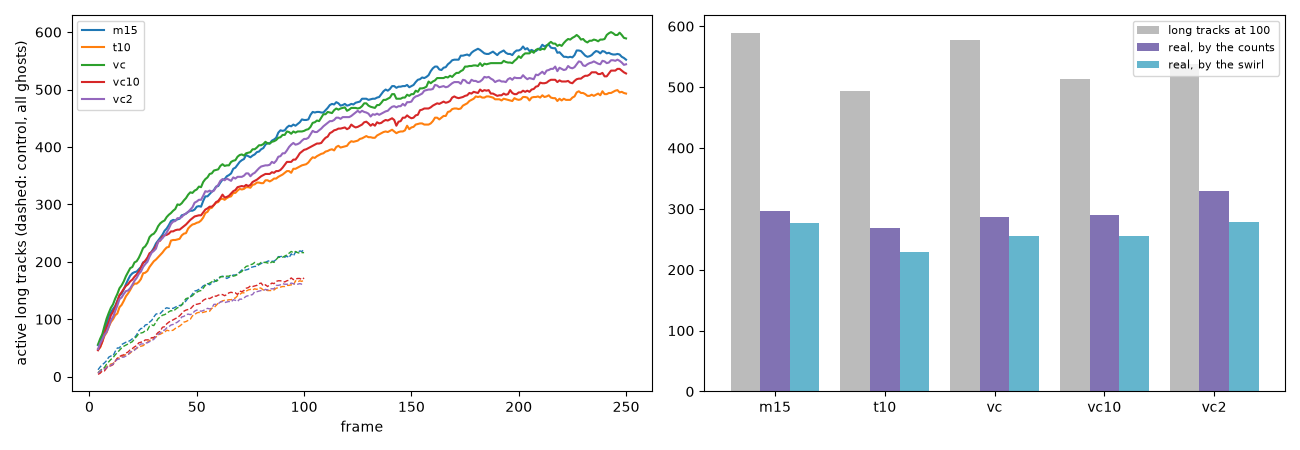

Python code for this plot:
"""V3 and M2 (plan, section 3): T1's runs compared end to end, as the study's r1_t1_rerun.py compares them.

    python v3_compare.py LABEL=FINAL,CONTROL,GATHER [...] [--ref m15] [--name v3_compare]

Each variant: its final run (frames 0-250) and control (0-100, cam2 100 steps later: every track a ghost) in the case's
data/runs/, and a gather.py of its final run on its own frames (every 5th frame, depths).  T1 has no truth, so:
  - the logs: detections per frame (IPR's first loop), active long tracks per frame in the final and the control;
  - T1-e's counts estimate of the ghost share at frame 100 (the control's active long tracks over the final's), and its
    swirl estimate (the share of long tracks at frame 100 whose mean |v_r| / |v| exceeds 0.3, over the control's);
    both read 2-3x the truth on the study's synthetic cases, so they are compared between runs; the counts estimate
    follows the true gain there (the study's section 7);
  - the real long tracks at frame 100 (>= 4 frames) these leave, and the whole run's long tracks and points;
  - recurrence against the reference run: a track recurs when at least half its points have one of the other run's
    long-track points within 0.1 mm at the same frame (ghosts are reshuffled by any change, real particles are not);
  - the tracks' quality on the gathered frames (the detections within 3 px of the tracks' projections, both cameras):
    the residuals du, dv (robust SD and RMS), the offset across the epipolar curve (median, robust SD, RMS), the share
    of the tracks' points with both detections; the widths against S2's model (|measured - predicted| 68 %); the flow
    (speed, the second difference over the step, lengths).
Writes <name>_out.txt, .json and <name>.png.
"""
from __future__ import annotations

import argparse
import os
import sys

import numpy as np

import selfcal as sc

sys.path.insert(0, sc.STUDY)
from r1_t1_rerun import cut, frame_log, recurrence  # noqa: E402  (the study's functions)
from t1e_ghost_control import swirl  # noqa: E402  (the case's)

CUT = 100
STEP_S = 4 / 4000.0


def track_quality(gname, model):
    recs = sc.load_gather(gname)
    fd = sc.fitdata(recs, sc.R_PAIR)
    n_all = sum(len(g["X"]) for g in recs)
    m = [((g["pair"] >= 0) & (g["pair_dist"] <= sc.R_PAIR)).all(axis=1) & np.all(np.isfinite(g["J"].reshape(len(g["X"]), -1)), axis=1)
         for g in recs if len(g["X"])]
    e12 = np.concatenate([g["epi12"][mm] for g, mm in zip([g for g in recs if len(g["X"])], m)])
    rsd = lambda x: float(1.4826 * np.median(np.abs(x - np.median(x))))  # noqa: E731
    out = {"points": int(n_all), "paired_both": int(len(fd)), "paired_share": len(fd) / max(n_all, 1)}
    for c in (0, 1):
        for k, ax in ((0, "du"), (1, "dv")):
            r = fd.r[:, c, k]
            out[f"cam{c + 1}_{ax}"] = {"robust_sd": rsd(r), "rms": float(np.sqrt(np.mean(r ** 2))),
                                       "median": float(np.median(r))}
    out["epi"] = {"median": float(np.nanmedian(e12)), "robust_sd": rsd(e12[np.isfinite(e12)]),
                  "rms": float(np.sqrt(np.nanmean(e12 ** 2)))}
    # the widths against S2's model
    for c in (0, 1):
        z = np.concatenate([g[f"z_track{c}"][mm] for g, mm in zip([g for g in recs if len(g["X"])], m)])
        d = np.concatenate([g[f"det{c}"][g["pair"][mm, c]] for g, mm in zip([g for g in recs if len(g["X"])], m)])
        cm = model[c]
        ok = np.all(np.isfinite(z), axis=1)
        Lh = cm["A_mm"] * cm["f_px"] * np.abs(1 / (z[ok, 0] + cm["delta_mm"]) - 1 / cm["z_f_mm"])
        Lv = cm["A_mm"] * cm["f_px"] * np.abs(1 / (z[ok, 1] + cm["delta_mm"]) - 1 / cm["z_f_mm"])
        s0 = cm["sigma0_px"]
        wh = np.sqrt(d[ok, 2] ** 2 / 12 + d[ok, 4] ** 2) - np.sqrt(Lh ** 2 / 16 + s0 ** 2)
        wv = np.sqrt(d[ok, 3] ** 2 / 12 + d[ok, 5] ** 2) - np.sqrt(Lv ** 2 / 16 + s0 ** 2)
        out[f"cam{c + 1}_width_q68"] = [float(np.percentile(np.abs(wh), 68)), float(np.percentile(np.abs(wv), 68))]
    return out


def flow(tracks):
    lens, rough, speed = [], [], []
    for tr in tracks.values():
        if len(tr) < 5 or np.any(np.diff(tr[:, 0]) != 1):
            continue
        X = tr[:, 1:4]
        v = np.diff(X, axis=0)
        a = np.diff(X, 2, axis=0)
        lens.append(len(tr))
        speed.append(np.linalg.norm(v, axis=1))
        rough.append(np.sqrt((a ** 2).sum(axis=1).mean()) / max(np.sqrt((v ** 2).sum(axis=1).mean()), 1e-12))
    sp = np.concatenate(speed)
    return {"length_pcts": np.percentile(lens, [10, 50, 90]).tolist(), "speed_median_mm_s": float(np.median(sp) / STEP_S),
            "roughness_median": float(np.median(rough))}


def main():
    ap = argparse.ArgumentParser()
    ap.add_argument("variants", nargs="+")
    ap.add_argument("--ref", default=None, help="the label recurrence is measured against (default: the first)")
    ap.add_argument("--name", default="v3_compare")
    a = ap.parse_args()
    log = sc.Log(a.name)
    model = sc.load_json(os.path.join(sc.CASE_DATA, "T1_shape.json"))["cameras"]
    var = []
    for v in a.variants:
        label, rest = v.split("=")
        rf, rc, gname = rest.split(",")
        var.append((label, rf, rc, gname))
    ref = a.ref or var[0][0]
    res, runs = {}, {}
    for label, rf, rc, gname in var:
        df, dc = os.path.join(sc.CASE_RUNS, rf), os.path.join(sc.CASE_RUNS, rc)
        fl, cl = frame_log(os.path.join(df, "log.txt")), frame_log(os.path.join(dc, "log.txt"))
        lf = {f["frame"]: f["long"] for f in fl if f["long"] is not None}
        lc = {f["frame"]: f["long"] for f in cl if f["long"] is not None}
        det = np.array([f["det"] for f in fl if f["det"]], float)
        tf, last_f = sc.read_tracks(df)
        tc, last_c = sc.read_tracks(dc)
        tf_cut, tc_cut = cut(tf, last_c), cut(tc, last_c)
        wf, _ = swirl(tf, last_c)
        wc, _ = swirl(tc, last_c)
        sh = lambda w: float(np.mean(w[np.isfinite(w)] > 0.3))  # noqa: E731
        g_counts = lc.get(CUT, np.nan) / max(lf.get(CUT, 1), 1)
        g_swirl = sh(wf) / max(sh(wc), 1e-9)
        n100 = len(tf_cut)
        v = {"final": rf, "control": rc, "gather": gname, "frames": len(fl), "seconds_per_frame":
             float(np.mean([f["seconds"] for f in fl])), "detections_per_frame": det.mean(axis=0).round(1).tolist(),
             "active_long_100": [lf.get(CUT), lc.get(CUT)], "ghost_counts": g_counts, "ghost_swirl": g_swirl,
             "long_at_100": n100, "control_long_at_100": len(tc_cut),
             "real_at_100_counts": n100 * (1 - g_counts), "real_at_100_swirl": n100 * (1 - g_swirl),
             "long_tracks_total": len(tf), "points_total": int(sum(len(t) for t in tf.values())),
             "flow": flow(tf), "quality": track_quality(gname, model),
             "long_final_series": {str(k): x for k, x in lf.items()}, "long_control_series": {str(k): x for k, x in lc.items()}}
        res[label] = v
        runs[label] = {"cut": tf_cut, "all": tf}
        q = v["quality"]
        log(f"{label}: {rf} / {rc}; {v['frames']} frames, {v['seconds_per_frame']:.1f} s per frame; detections "
            f"{v['detections_per_frame']}")
        log(f"  active long tracks at frame {CUT}: {lf.get(CUT)} (control {lc.get(CUT)}): ghosts by the counts "
            f"{100 * g_counts:.0f} %, by the swirl {100 * g_swirl:.0f} %; long tracks at {CUT} {n100}: real "
            f"{v['real_at_100_counts']:.0f} (counts), {v['real_at_100_swirl']:.0f} (swirl); whole run {len(tf)} long "
            f"tracks, {v['points_total']} points")
        log(f"  quality: {q['paired_both']} of {q['points']} track points with both detections "
            f"({100 * q['paired_share']:.0f} %); robust SD du, dv cam1 {q['cam1_du']['robust_sd']:.3f}, "
            f"{q['cam1_dv']['robust_sd']:.3f}, cam2 {q['cam2_du']['robust_sd']:.3f}, {q['cam2_dv']['robust_sd']:.3f} px "
            f"(RMS {q['cam1_du']['rms']:.2f}, {q['cam1_dv']['rms']:.2f}, {q['cam2_du']['rms']:.2f}, "
            f"{q['cam2_dv']['rms']:.2f}); epipolar offset median {q['epi']['median']:+.3f}, robust SD "
            f"{q['epi']['robust_sd']:.3f}, RMS {q['epi']['rms']:.3f} px; widths |error| 68 % cam1 "
            f"{q['cam1_width_q68'][0]:.2f}/{q['cam1_width_q68'][1]:.2f}, cam2 {q['cam2_width_q68'][0]:.2f}/"
            f"{q['cam2_width_q68'][1]:.2f} px; flow: length 10/50/90 % {v['flow']['length_pcts']}, speed "
            f"{v['flow']['speed_median_mm_s']:.1f} mm/s, roughness {v['flow']['roughness_median']:.3f}")
    rec = {}
    for lab in res:
        if lab == ref:
            continue
        for key, which in (("at_100", "cut"), ("whole", "all")):
            r_ab = recurrence(runs[lab][which], runs[ref][which])
            r_ba = recurrence(runs[ref][which], runs[lab][which])
            va, vb = np.array(list(r_ab.values())), np.array(list(r_ba.values()))
            rec[f"{lab}_{key}"] = {f"{lab}_in_{ref}": [int(va.sum()), int(len(va)), float(va.mean())],
                                   f"{ref}_in_{lab}": [int(vb.sum()), int(len(vb)), float(vb.mean())]}
            log(f"  recurrence {'frames 0-100' if key == 'at_100' else 'whole run'}: {lab}'s {len(va)} tracks in {ref}: "
                f"{int(va.sum())} ({100 * va.mean():.0f} %); {ref}'s {len(vb)} in {lab}: {int(vb.sum())} "
                f"({100 * vb.mean():.0f} %)")
    out = {"variants": res, "recurrence": rec, "ref": ref}
    import matplotlib
    matplotlib.use("Agg")
    import matplotlib.pyplot as plt
    fig, ax = plt.subplots(1, 2, figsize=(13, 4.5))
    for lab, v in res.items():
        f = sorted(int(k) for k in v["long_final_series"])
        ax[0].plot(f, [v["long_final_series"][str(k)] for k in f], label=lab)
        c = sorted(int(k) for k in v["long_control_series"])
        ax[0].plot(c, [v["long_control_series"][str(k)] for k in c], ls="--", lw=1, color=ax[0].lines[-1].get_color())
    ax[0].set_xlabel("frame")
    ax[0].set_ylabel("active long tracks (dashed: control, all ghosts)")
    ax[0].legend(fontsize=8)
    labs = list(res)
    x = np.arange(len(labs))
    ax[1].bar(x - 0.27, [res[l]["long_at_100"] for l in labs], 0.27, color="#bbbbbb", label="long tracks at 100")
    ax[1].bar(x, [res[l]["real_at_100_counts"] for l in labs], 0.27, color="#8172b3", label="real, by the counts")
    ax[1].bar(x + 0.27, [res[l]["real_at_100_swirl"] for l in labs], 0.27, color="#64b5cd", label="real, by the swirl")
    ax[1].set_xticks(x, labs)
    ax[1].legend(fontsize=8)
    fig.tight_layout()
    fig.savefig(os.path.join(sc.HERE, f"{a.name}.png"), dpi=100)
    plt.close(fig)
    log.save(out)


if __name__ == "__main__":
    main()
